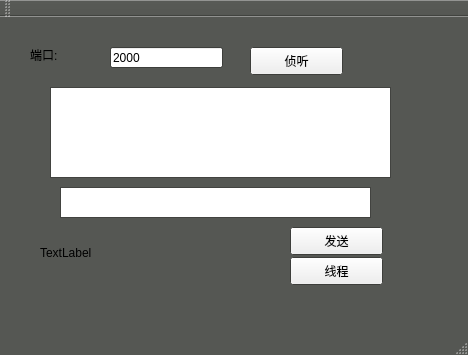
<?xml version="1.0" encoding="UTF-8"?>
<ui version="4.0">
 <class>MainWindow</class>
 <widget class="QMainWindow" name="MainWindow">
  <property name="geometry">
   <rect>
    <x>0</x>
    <y>0</y>
    <width>468</width>
    <height>355</height>
   </rect>
  </property>
  <property name="palette">
   <palette>
    <active>
     <colorrole role="Base">
      <brush brushstyle="SolidPattern">
       <color alpha="255">
        <red>255</red>
        <green>255</green>
        <blue>255</blue>
       </color>
      </brush>
     </colorrole>
     <colorrole role="Window">
      <brush brushstyle="SolidPattern">
       <color alpha="255">
        <red>85</red>
        <green>87</green>
        <blue>83</blue>
       </color>
      </brush>
     </colorrole>
     <colorrole role="Highlight">
      <brush brushstyle="SolidPattern">
       <color alpha="255">
        <red>46</red>
        <green>52</green>
        <blue>54</blue>
       </color>
      </brush>
     </colorrole>
     <colorrole role="HighlightedText">
      <brush brushstyle="SolidPattern">
       <color alpha="255">
        <red>136</red>
        <green>138</green>
        <blue>133</blue>
       </color>
      </brush>
     </colorrole>
    </active>
    <inactive>
     <colorrole role="Base">
      <brush brushstyle="SolidPattern">
       <color alpha="255">
        <red>255</red>
        <green>255</green>
        <blue>255</blue>
       </color>
      </brush>
     </colorrole>
     <colorrole role="Window">
      <brush brushstyle="SolidPattern">
       <color alpha="255">
        <red>85</red>
        <green>87</green>
        <blue>83</blue>
       </color>
      </brush>
     </colorrole>
     <colorrole role="Highlight">
      <brush brushstyle="SolidPattern">
       <color alpha="255">
        <red>48</red>
        <green>140</green>
        <blue>198</blue>
       </color>
      </brush>
     </colorrole>
     <colorrole role="HighlightedText">
      <brush brushstyle="SolidPattern">
       <color alpha="255">
        <red>136</red>
        <green>138</green>
        <blue>133</blue>
       </color>
      </brush>
     </colorrole>
    </inactive>
    <disabled>
     <colorrole role="Base">
      <brush brushstyle="SolidPattern">
       <color alpha="255">
        <red>85</red>
        <green>87</green>
        <blue>83</blue>
       </color>
      </brush>
     </colorrole>
     <colorrole role="Window">
      <brush brushstyle="SolidPattern">
       <color alpha="255">
        <red>85</red>
        <green>87</green>
        <blue>83</blue>
       </color>
      </brush>
     </colorrole>
     <colorrole role="Highlight">
      <brush brushstyle="SolidPattern">
       <color alpha="255">
        <red>145</red>
        <green>145</green>
        <blue>145</blue>
       </color>
      </brush>
     </colorrole>
     <colorrole role="HighlightedText">
      <brush brushstyle="SolidPattern">
       <color alpha="255">
        <red>136</red>
        <green>138</green>
        <blue>133</blue>
       </color>
      </brush>
     </colorrole>
    </disabled>
   </palette>
  </property>
  <property name="windowTitle">
   <string>TCP接收端</string>
  </property>
  <widget class="QWidget" name="centralWidget">
   <widget class="QPushButton" name="listenButton">
    <property name="geometry">
     <rect>
      <x>250</x>
      <y>30</y>
      <width>93</width>
      <height>28</height>
     </rect>
    </property>
    <property name="text">
     <string>侦听</string>
    </property>
   </widget>
   <widget class="QLineEdit" name="listenPortLineEdit">
    <property name="geometry">
     <rect>
      <x>110</x>
      <y>30</y>
      <width>113</width>
      <height>21</height>
     </rect>
    </property>
    <property name="text">
     <string>2000</string>
    </property>
   </widget>
   <widget class="QLabel" name="label">
    <property name="geometry">
     <rect>
      <x>30</x>
      <y>30</y>
      <width>72</width>
      <height>15</height>
     </rect>
    </property>
    <property name="text">
     <string>端口:</string>
    </property>
   </widget>
   <widget class="QTextEdit" name="receiveContextTextEdit">
    <property name="geometry">
     <rect>
      <x>50</x>
      <y>70</y>
      <width>341</width>
      <height>91</height>
     </rect>
    </property>
   </widget>
   <widget class="QPushButton" name="sendButton">
    <property name="geometry">
     <rect>
      <x>290</x>
      <y>210</y>
      <width>93</width>
      <height>28</height>
     </rect>
    </property>
    <property name="text">
     <string>发送</string>
    </property>
   </widget>
   <widget class="QTextEdit" name="sendContextTextEdit">
    <property name="geometry">
     <rect>
      <x>60</x>
      <y>170</y>
      <width>311</width>
      <height>31</height>
     </rect>
    </property>
   </widget>
   <widget class="QLabel" name="label_2">
    <property name="geometry">
     <rect>
      <x>40</x>
      <y>210</y>
      <width>241</width>
      <height>51</height>
     </rect>
    </property>
    <property name="text">
     <string>TextLabel</string>
    </property>
   </widget>
   <widget class="QPushButton" name="closeThreadButton">
    <property name="geometry">
     <rect>
      <x>290</x>
      <y>240</y>
      <width>93</width>
      <height>28</height>
     </rect>
    </property>
    <property name="text">
     <string>线程</string>
    </property>
   </widget>
  </widget>
  <widget class="QMenuBar" name="menuBar">
   <property name="geometry">
    <rect>
     <x>0</x>
     <y>0</y>
     <width>468</width>
     <height>28</height>
    </rect>
   </property>
  </widget>
  <widget class="QToolBar" name="mainToolBar">
   <attribute name="toolBarArea">
    <enum>TopToolBarArea</enum>
   </attribute>
   <attribute name="toolBarBreak">
    <bool>false</bool>
   </attribute>
  </widget>
  <widget class="QStatusBar" name="statusBar"/>
 </widget>
 <layoutdefault spacing="6" margin="11"/>
 <resources/>
 <connections/>
</ui>
